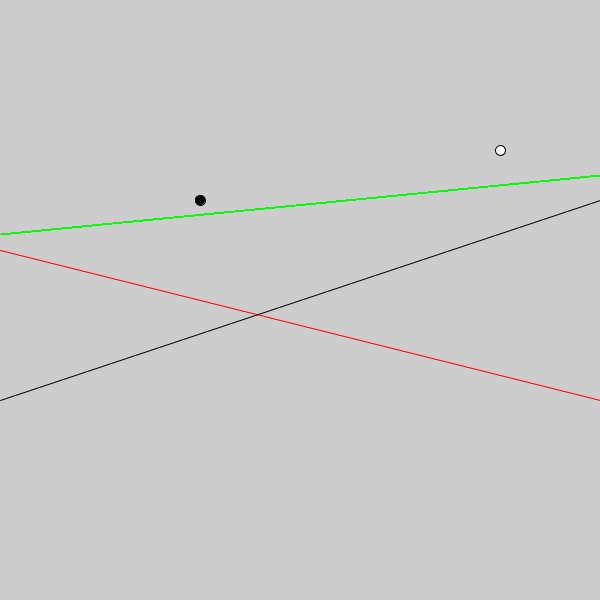
Frame 1 (no input)
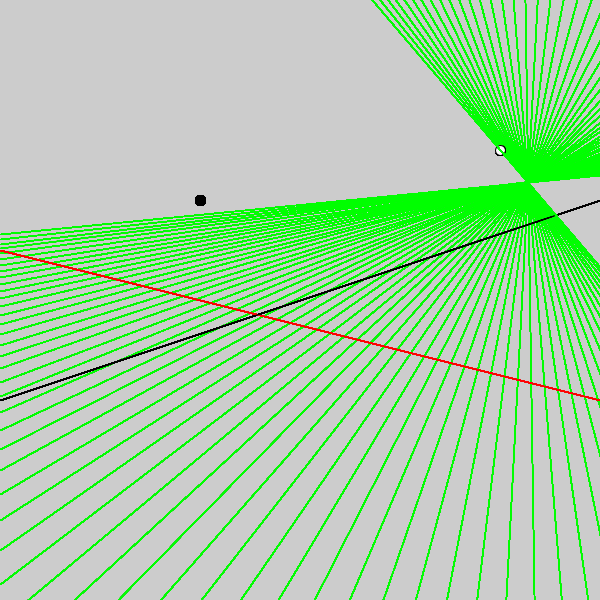
Frame 60 (the mouse pressed at the canvas centre just before this capture)
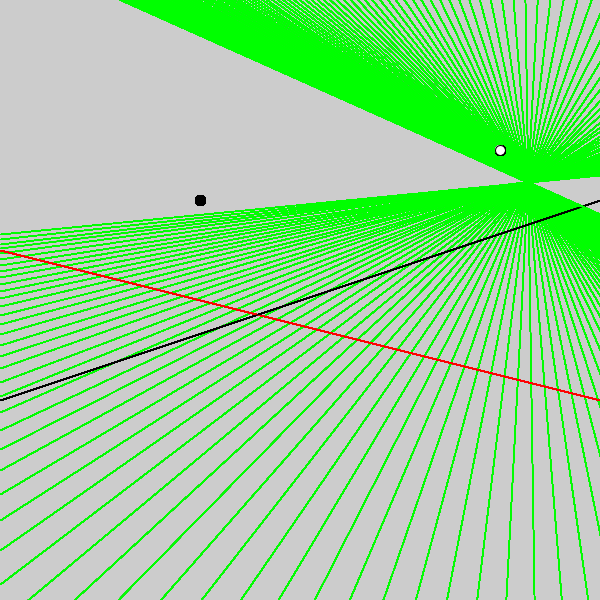
Frame 120 (the mouse held since frame 60 and released just before this capture)

The Processing sketch that drew these frames (run headless with seeded random() and noise(); from frame 60 on, the mouse is pressed at the canvas centre):

// Processing sketch: newcurve
// ── newcurve.pde
// Project: Mystery Curve
// WebApps:2016:2ndSemester:29Feb
// Ellie Stuckey

float WIDTH = 600;
float HEIGHT = 600;

void setup() {
 size(600, 600); 
 frameRate(240);
 
}

// Creates a random x coordinate for Point P1
float randomX1 = -100; 
//random(-WIDTH/2, WIDTH/2);  
// Creates a random y coordinate for Point P1
float randomY1 = -100;
//random(-HEIGHT/2, HEIGHT/2);
// Creates a random x coordinate for Point P2
float randomX2 = 200;
//random(-WIDTH/2, WIDTH/2);
// Creates a random y coordinate for Point P2
float randomY2 = -150;
//random(-HEIGHT/2, HEIGHT/2);


// Creates a random y coordinate for the beginning point of Line 1
float line1Y1 = -50;// random(-HEIGHT, 0);
// Creates a random y coordinate for the ending point of Line 1
float line1Y2 = 100;//random(0, HEIGHT);

// Creates a random y coordinate for the beginning point of Line 2
float line2Y1 = 100;//random(0, HEIGHT);
// Creates a random y coordinate for the ending point of Line 2
float line2Y2 = -100; //random(-HEIGHT, 0);

// Calculate the slope
float randomSlope1 = (line1Y2 - line1Y1) / (WIDTH/2 - (-WIDTH/2));
float randomSlope2 = (line2Y2 - line2Y1) / (WIDTH/2 - (-WIDTH/2));

// Calculate the y intercept of both lines
float yInterceptRandom1 = line1Y1 - (randomSlope1 * -WIDTH/2);
float yInterceptRandom2 = line2Y1 - (randomSlope2 * -WIDTH/2);

// Creates a moving variable that will move along line 1
float xCounter = -WIDTH/2;
float yCounter = randomSlope1 * xCounter + yInterceptRandom1;

float distance = sqrt(((randomX1 + randomX2) * (randomX1 + randomX2)) + ((randomY1 + randomY2) * (randomY1 + randomY2)));

float xCounterVariable = -WIDTH/2;
float yCounterVariable = yCounter + sqrt((distance * distance) - ((-WIDTH/2 * -WIDTH/2) - 2*-WIDTH/2*xCounter + (xCounter * xCounter)));

void draw() {
  
  //println("point1 ( " + -WIDTH/2 + "," + line1Y1 + ")");
  //println("point2 ( " + WIDTH/2 + "," + line1Y2 + ")");
  //println("slope" + randomSlope1);
  //noLoop();
 pushMatrix();  
 translate(WIDTH/2, HEIGHT/2);    // Pushes the origin to the center of the screen
 
 stroke(0, 0, 255);
 //line(-WIDTH/2, 0, WIDTH/2, 0);      // Draws the horizontal axis
 //line(0, -HEIGHT/2, 0, HEIGHT/2);    // Draws the vertical axis
 
 stroke(0, 0, 0);
 fill(0);
 ellipse(randomX1, randomY1, 10, 10);    // Draws the first random point
 fill(255);
 ellipse(randomX2, randomY2, 10, 10);    // Draws the second random point
 stroke(255, 0, 0);
 line(-WIDTH/2, line1Y1, WIDTH/2, line1Y2);    // Draws line 1
 stroke(0);
 line(-WIDTH/2, line2Y1, WIDTH/2, line2Y2);    // Draws line 2
 
 stroke(0, 255, 0);
 //ellipse(0, yInterceptRandom1, 10, 10);
 //ellipse(0, yInterceptRandom2, 10, 10);
 //ellipse(xCounter, randomSlope1 * xCounter + yInterceptRandom1, distance * 2, distance * 2);    // Draws the point along the first line
 //ellipse(xCounter, randomSlope2 * xCounter + yInterceptRandom2, 10, 10);    // Draws the point along the second line
 
 
 for (float index = -WIDTH/2; index <= WIDTH/2; index++){
   //yCounterVariable = sqrt((distance * distance) - ((xCounterVariable - xCounter) * (xCounterVariable - xCounter))) + yCounter;
   float xIntersection = ((-randomSlope2*yInterceptRandom2) + sqrt((distance*distance) + (distance*distance*randomSlope2*randomSlope2) - 
         (yInterceptRandom2*yInterceptRandom2))) / (1 + (randomSlope2 * randomSlope2));
   float xIntersection2 = ((-randomSlope2*yInterceptRandom2) - sqrt((distance*distance) + (distance*distance*randomSlope2*randomSlope2) - 
         (yInterceptRandom2*yInterceptRandom2))) / (1 + (randomSlope2 * randomSlope2));      
   
   float yIntersection = (yInterceptRandom2 + (randomSlope2* sqrt((distance*distance) + (distance*distance*randomSlope2*randomSlope2) - 
         (yInterceptRandom2*yInterceptRandom2))))/ (1 + (randomSlope2 * randomSlope2));
         
   float yIntersection2 = (yInterceptRandom2 - (randomSlope2* sqrt((distance*distance) + (distance*distance*randomSlope2*randomSlope2) - 
         (yInterceptRandom2*yInterceptRandom2))))/ (1 + (randomSlope2 * randomSlope2));
   
         
      //line(xCounter, -height/2, xCounter, height/2);
      
      //yCounterVariable = sqrt((distance * distance) - ((xCounterVariable - xCounter) * (xCounterVariable - xCounter))) + yCounter;
      float midX = (xCounter + randomX1)/2;
      float midY = (yCounter + randomY1)/2;
      
      float midpointX2 = (xIntersection + randomX2) / 2;
      float midpointY2 = (yIntersection + randomY2) / 2;
      
      float slope = ((midpointY2 - midY)/(midpointX2 - midX));
      float b1 = midY - (slope * midX);                                // Calculates the y-intercept of the line
      float b2 = (slope * WIDTH/2) + b1;                                 // Calculates the y value at x = width
      float b3 = (slope * -WIDTH/2) + b1; 
      
      line(-WIDTH/2, b3, WIDTH/2, b2);
      
      //xCounterVariable ++;
   
      //float midX2 = (xCounter + randomX1)/2;
      //float midY2 = (yCounter + randomY1)/2;
      
      //float midpointX22 = (xIntersection + randomX2) / 2;
      //float midpointY22 = (yIntersection + randomY2) / 2;
      
      //float slope2 = ((midpointY22 - midY2)/(midpointX22 - midX2));
      //float b12 = midY - (slope2 * midX2);                                // Calculates the y-intercept of the line
      //float b22 = (slope2 * WIDTH/2) + b12;                                 // Calculates the y value at x = width
      //float b32 = (slope2 * -WIDTH/2) + b12; 
      
      //line(-WIDTH/2, b32, WIDTH/2, b22);
   
           
  }
  

  
 
 //ellipse(300, 200, 10, 10);
 //ellipse(-300, -100, 10, 10);
 xCounter+=20;
 yCounter = randomSlope1 * xCounter + yInterceptRandom1;
 //xCounterVariable = -WIDTH/2;
 //yCounterVariable = yCounter + sqrt((distance * distance) - ((-WIDTH/2 * -WIDTH/2) - 2*-WIDTH/2*xCounter + (xCounter * xCounter)));
 
 popMatrix();
}
